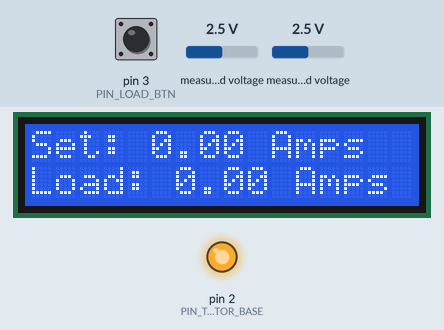
A sketch run on a simulated Arduino Uno, built with avr-gcc and run on an emulated ATmega328P. On the bench: 16×2 character LCD, output pins drawn as LEDs (lit = HIGH). The inputs (shaded band) are chosen by the test bench; at power-on: pin 3 (PIN_LOAD_BTN) LOW, measured voltage 2.5 V.

Above: at 1.5 s.
1.6 s: pin 3 (PIN_LOAD_BTN) pulled HIGH for 0.15 s
At 2.8 s:
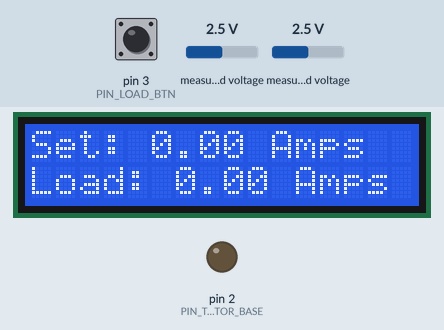
3.2 s: pin 3 (PIN_LOAD_BTN) pulled HIGH for 1 s
At 3.42 s:
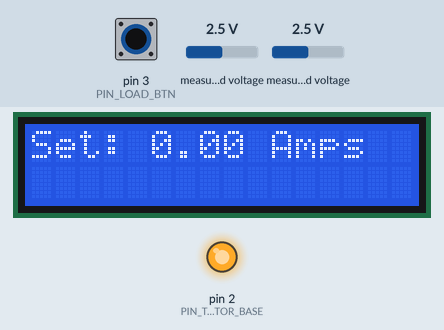
6.9 s: pin 3 (PIN_LOAD_BTN) pulled HIGH for 3.2 s
At 7.4 s:
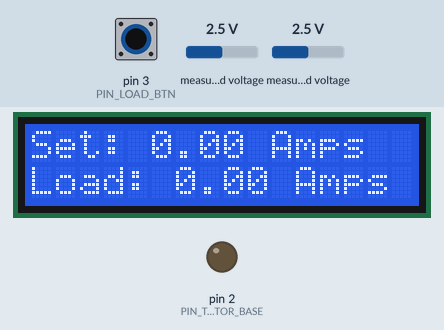
Timing chart, 0 to 9.9 s (numbered marks = the images above; inputs shaded):
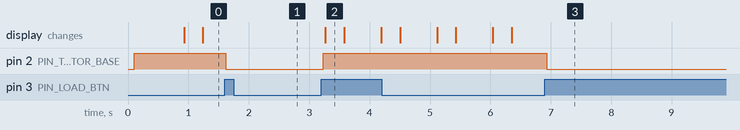

Measured:
- after the input at 1.6 s, pin 2 (PIN_TRANSISTOR_BASE): HIGH → LOW at once
- after the input at 3.2 s, pin 2 (PIN_TRANSISTOR_BASE): LOW → HIGH at once; the display: changes after 0.07 s (image 2)
- after the input at 6.9 s, pin 2 (PIN_TRANSISTOR_BASE): HIGH → LOW at once

The sketch:

DC_LOAD_V01.ino
```cpp
/* Author: James Morar
 * Date: 07/22/2020
 *
 * Summary: This is the software for driving the DC_LOAD_V01 board on github: https://github.com/jmos1/DC_LOAD_V01
 */
#include <Wire.h>
#include <LiquidCrystal_I2C.h>
#include <Adafruit_ADS1015.h>

#define MOSFET_OFF            0
#define MOSFET_ON             1
#define SCREEN_LOAD_EN        1
#define SCREEN_LOAD_DI        0
#define PIN_LOAD_BTN          3
#define PIN_TRANSISTOR_BASE   2

int16_t adc_reading_shunt, adc_reading_pot;
uint8_t mosfet_state = MOSFET_OFF, screen_state = SCREEN_LOAD_DI;
int sum_shunt = 0, sum_pot = 0;
float nominal_current = 0, actual_current = 0;
long unsigned screen_clear_time = 0, screen_set_time = 0;

Adafruit_ADS1115 ads;               //Initialize ADC
LiquidCrystal_I2C lcd(0x27, 16, 2); //Iniitialize LCD

void setup(void)
{
  lcd.init();
  lcd.noCursor();
  lcd.backlight();
  lcd.clear();
  lcd.home();
  lcd.print("Set: 0.00 Amps  ");
  lcd.setCursor(0,1);
  lcd.print("Load: 0.00 Amps   ");

  pinMode(PIN_TRANSISTOR_BASE, OUTPUT);       //BJT collector is connected to MOSFET gate in order to sink current and shut it off/on
  digitalWrite(PIN_TRANSISTOR_BASE, HIGH);    //Open collector configuration so when BJT is ON, primary MOSFET is OFF.
  pinMode(PIN_LOAD_BTN, INPUT);               //Button that will control the turning off and on of the transistors.

  attachInterrupt(digitalPinToInterrupt(PIN_LOAD_BTN), load_button_isr, RISING);

  // The ADC input range (or gain) can be changed via the following
  // functions, but be careful never to exceed VDD +0.3V max, or to
  // exceed the upper and lower limits if you adjust the input range!
  // Setting these values incorrectly may destroy your ADC!
  //                                                                ADS1015  ADS1115
  //                                                                -------  -------
  // ads.setGain(GAIN_TWOTHIRDS);  // 2/3x gain +/- 6.144V  1 bit = 3mV      0.1875mV (default)
  // ads.setGain(GAIN_ONE);        // 1x gain   +/- 4.096V  1 bit = 2mV      0.125mV
  // ads.setGain(GAIN_TWO);        // 2x gain   +/- 2.048V  1 bit = 1mV      0.0625mV
  // ads.setGain(GAIN_FOUR);       // 4x gain   +/- 1.024V  1 bit = 0.5mV    0.03125mV
  // ads.setGain(GAIN_EIGHT);      // 8x gain   +/- 0.512V  1 bit = 0.25mV   0.015625mV
  // ads.setGain(GAIN_SIXTEEN);    // 16x gain  +/- 0.256V  1 bit = 0.125mV  0.0078125mV

  ads.begin();

}

void loop(void)
{
  //---Read the desired current from potentiometer---//
  for (uint8_t j = 0; j < 5; j++)
  {
    adc_reading_pot = ads.readADC_SingleEnded(1);
    sum_pot += adc_reading_pot;
  }
  nominal_current = (float(sum_pot/5) * .0001875) / .5;

  //---Read the actual current flowing through current shunt---//
  for (uint8_t i = 0; i < 5; i++)
  {
    adc_reading_shunt = ads.readADC_SingleEnded(0);
    sum_shunt += adc_reading_shunt;
  }
  actual_current = (float(sum_shunt/5) * .0001875) / .5;

  if(mosfet_state == MOSFET_OFF)
  {
    digitalWrite(PIN_TRANSISTOR_BASE, HIGH);

    if(millis() - screen_set_time >= 500 && screen_state == SCREEN_LOAD_EN) //clear screen after it has displayed for 500 ms
    {
      lcd.setCursor(0,1);
      lcd.print("                ");
      screen_set_time = millis();
      screen_clear_time = millis();
      screen_state = SCREEN_LOAD_DI;
    }

    if(millis() - screen_clear_time >= 250 && screen_state == SCREEN_LOAD_DI) //Set screen after it has been cleared for 250 ms
    {
      lcd.setCursor(0,1);
      if (actual_current > 0 )
      {
        lcd.print("Load: "); lcd.print(actual_current); lcd.print(" Amps   ");
      }
      else
      {
        lcd.print("Load: 0.00 Amps  ");
      }
      screen_clear_time = millis();
      screen_set_time = millis();
      screen_state = SCREEN_LOAD_EN;
    }

    lcd.home();
    if (nominal_current > 0 )
    {
      lcd.print("Set: "); lcd.print(nominal_current); lcd.print(" Amps   ");
    }
    else
    {
      lcd.print("Set: 0.00 Amps  ");
    }

  }
  else
  {
    digitalWrite(PIN_TRANSISTOR_BASE, LOW);

    lcd.home();
    if (nominal_current > 0 )
    {
      lcd.print("Set: "); lcd.print(nominal_current); lcd.print(" Amps   ");
    }
    else
    {
      lcd.print("Set: 0.00 Amps  ");
    }

    lcd.setCursor(0,1);
    if (actual_current > 0 )
    {
      lcd.print("Load: "); lcd.print(actual_current); lcd.print(" Amps   ");
    }
    else
    {
      lcd.print("Load: 0.00 Amps  ");
    }

  }
  sum_pot = 0;
  sum_shunt = 0;
}

//---ISR to toggle the MOSFET on and off---//
void load_button_isr()
{
  mosfet_state = !mosfet_state;
}
```
